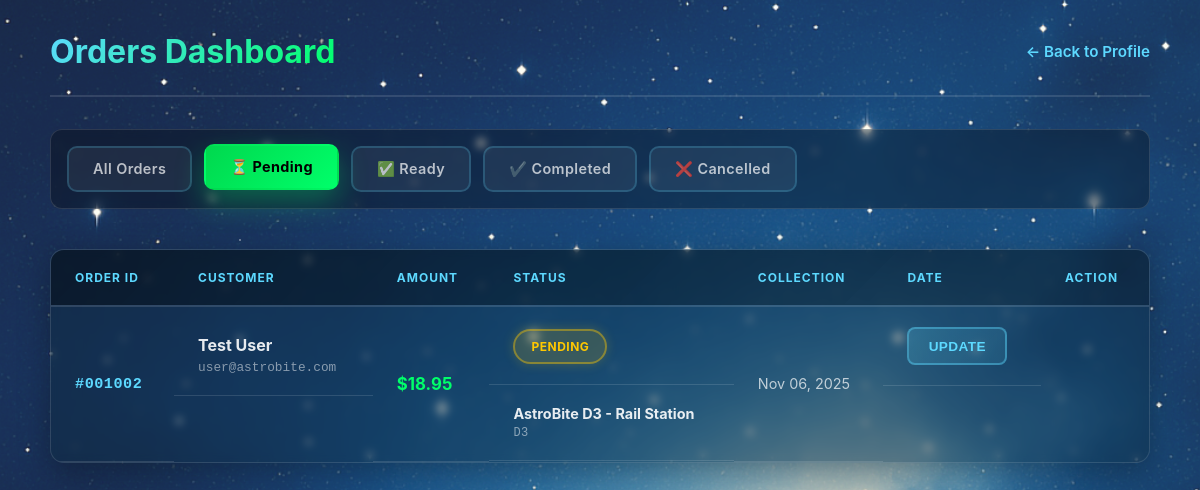
/admin/orders.php?status=pending (signed in), run on the app's committed database.
### tables this page shows
CREATE TABLE IF NOT EXISTS orders (
  `order_id` INT AUTO_INCREMENT PRIMARY KEY,
  `user_id` INT NOT NULL COMMENT 'Who placed the order',
  `store_id` INT NULL COMMENT 'NULL if delivery (not click&collect)',
  `total_price` DECIMAL(10,2) NOT NULL,
  `status` ENUM('pending','ready_for_pickup','completed','cancelled')
           NOT NULL DEFAULT 'pending',
  `created_at` TIMESTAMP NOT NULL DEFAULT CURRENT_TIMESTAMP,
  `updated_at` TIMESTAMP NOT NULL DEFAULT CURRENT_TIMESTAMP ON UPDATE CURRENT_TIMESTAMP,
  CONSTRAINT `fk_orders_user`
    FOREIGN KEY (`user_id`) REFERENCES `users`(`user_id`),
  CONSTRAINT `fk_orders_store`
    FOREIGN KEY (`store_id`) REFERENCES `stores`(`store_id`),
  CONSTRAINT `chk_orders_total_nonneg` CHECK (`total_price` >= 0)
);

CREATE TABLE IF NOT EXISTS users (
  `user_id` INT AUTO_INCREMENT PRIMARY KEY,
  `name` VARCHAR(255) NOT NULL COMMENT 'Full name of the user',
  `email` VARCHAR(255) NOT NULL UNIQUE COMMENT 'Primary login email',
  `password` VARCHAR(255) NOT NULL COMMENT 'Hashed password',
  `role` ENUM('user','admin') NOT NULL DEFAULT 'user' COMMENT 'Permission role',
   
  `provider` VARCHAR(20) NULL COMMENT 'e.g., google, facebook, password',
  `provider_id` VARCHAR(255) NULL COMMENT 'ID from OAuth provider',
  `created_at` TIMESTAMP NOT NULL DEFAULT CURRENT_TIMESTAMP,
  `updated_at` TIMESTAMP NOT NULL DEFAULT CURRENT_TIMESTAMP ON UPDATE CURRENT_TIMESTAMP,
  UNIQUE KEY `uniq_provider_providerid` (`provider`, `provider_id`)
);

CREATE TABLE IF NOT EXISTS stores (
  `store_id` INT AUTO_INCREMENT PRIMARY KEY,
  `name` VARCHAR(100) NOT NULL COMMENT 'e.g., AstroBite D1',
  `location_code` VARCHAR(10) NOT NULL UNIQUE COMMENT 'e.g., D1, D4',
  `address` VARCHAR(255) NOT NULL,
  `maps_link` VARCHAR(1024) NULL COMMENT 'Google Maps link',
  `created_at` TIMESTAMP NOT NULL DEFAULT CURRENT_TIMESTAMP,
  `updated_at` TIMESTAMP NOT NULL DEFAULT CURRENT_TIMESTAMP ON UPDATE CURRENT_TIMESTAMP
);

### admin/orders.php (the view, shortened to what this page needs)
<?php
require_once __DIR__ . '/../includes/db.php';
$filter = $_GET['status'] ?? 'all';
$where = $filter !== 'all' ? "WHERE o.status = ?" : "";
$query = "
  SELECT
    o.order_id, o.user_id, o.status, o.total_price, o.created_at,
    u.name, u.email,
    s.name AS store_name, s.location_code
  FROM orders o
  JOIN users u ON u.user_id = o.user_id
  LEFT JOIN stores s ON s.store_id = o.store_id
  $where
  ORDER BY o.created_at DESC
  LIMIT 100
";
$stmt = $pdo->prepare($query);
if ($filter !== 'all') {
  $stmt->execute([$filter]);
} else {
  $stmt->execute();
}
$orders = $stmt->fetchAll(PDO::FETCH_ASSOC);
?>
<!DOCTYPE html>
<html lang="en">
<head>
  <link rel="stylesheet" href="../assets/css/style.css">
  <link rel="stylesheet" href="../assets/css/admin-dashboard.css">
</head>
<body>
<main class="container admin-orders-page">
  <div class="admin-header">
    <h1>Orders Dashboard</h1>
    <a href="../profile.php" class="back-link">← Back to Profile</a>
  </div>
  <div class="filter-tabs">
    <a href="?status=all" class="tab <?= $filter === 'all' ? 'active' : '' ?>">All Orders</a>
    <a href="?status=pending" class="tab <?= $filter === 'pending' ? 'active' : '' ?>">⏳ Pending</a>
    <a href="?status=ready_for_pickup" class="tab <?= $filter === 'ready_for_pickup' ? 'active' : '' ?>">✅ Ready</a>
    <a href="?status=completed" class="tab <?= $filter === 'completed' ? 'active' : '' ?>">✔️ Completed</a>
    <a href="?status=cancelled" class="tab <?= $filter === 'cancelled' ? 'active' : '' ?>">❌ Cancelled</a>
  </div>
  <div class="orders-wrapper">
    <?php if (empty($orders)): ?>
      <p class="no-orders">No orders found.</p>
    <?php else: ?>
      <div class="table-responsive">
        <table class="orders-table">
          <thead>
            <tr>
              <th>Order ID</th>
              <th>Customer</th>
              <th>Amount</th>
              <th>Status</th>
              <th>Collection</th>
              <th>Date</th>
              <th>Action</th>
            </tr>
          </thead>
          <tbody>
            <?php foreach ($orders as $order): ?>
              <tr class="order-row">
                <td class="order-id">#<?= str_pad((int)$order['order_id'], 6, '0', STR_PAD_LEFT) ?></td>
                <td class="customer">
                  <div class="name"><?= htmlspecialchars($order['name']) ?></div>
                  <div class="email"><?= htmlspecialchars($order['email']) ?></div>
                </td>
                <td class="amount">$<?= number_format((float)$order['total_price'], 2) ?></td>
                <td class="status">
                  <span class="status-badge status-<?= htmlspecialchars($order['status']) ?>">
                    <?= ucfirst(str_replace('_', ' ', htmlspecialchars($order['status']))) ?>
                  </span>
                </td>
                <td class="collection">
                  <?php if ($order['store_name']): ?>
                    <div class="store"><?= htmlspecialchars($order['store_name']) ?></div>
                    <div class="code"><?= htmlspecialchars($order['location_code']) ?></div>
                  <?php else: ?>
                    <span class="delivery">Delivery</span>
                  <?php endif; ?>
                </td>
                <td class="date"><?= date('M d, Y', strtotime($order['created_at'])) ?></td>
                <td class="actions">
                  <button class="btn-status" data-order-id="<?= (int)$order['order_id'] ?>" data-status="<?= htmlspecialchars($order['status']) ?>">
                    Update
                  </button>
                </td>
              </tr>
            <?php endforeach; ?>
          </tbody>
        </table>
      </div>
    <?php endif; ?>
  </div>
</main>
</body>
</html>

### assets/css/style.css (style rules this page uses)
:root { --color-dark: #0A3D62; --color-medium: #1E6FA3; --color-light: #DCEBF7; --color-accent: #FFFAEF; --color-white: #ffffff; }
body { margin: 0; padding: 0; font-family: 'Inter', Arial, sans-serif; color: var(--space-text); background: var(--space-bg) fixed no-repeat; background-size: cover; position: relative; }
body::before { content: ""; position: fixed; inset: 0; background: url('../images/galaxy-background.png') center/cover no-repeat; opacity: 0.9; z-index: -2; }
body::after { content: ""; position: fixed; inset: 0; background: radial-gradient(2px 2px at 20% 30%, rgba(255,255,255,0.9) 40%, transparent 41%), radial-gradient(1.5px 1.5px at 60% 70%, rgba(255,255,255,0.8) 40%, transparent 41%), radial-gradient(1.8px 1.8px at 80% 20%, rgba(255,255,255,0.8) 40%, transparent 41%), radial-gradient(1.3px 1.3px at 35% 85%, rgba(255,255,255,0.8) 40%, transparent 41%); animation: twinkle 6s infinite ease-in-out alternate; opacity: 0.4; z-index: -1; }
.container { max-width: 1100px; margin: 0 auto; padding: 0 20px; }
.actions { display: flex; flex-wrap: wrap; gap: 12px; align-items: center; }

### data on the page
orders: order_id "001002", user.name "Test User", user.email "user@astrobite.com", total_price "18.95", status "PENDING", store.name "AstroBite D3 - Rail Station", store.location_code "D3", created_at "Nov 06, 2025"
